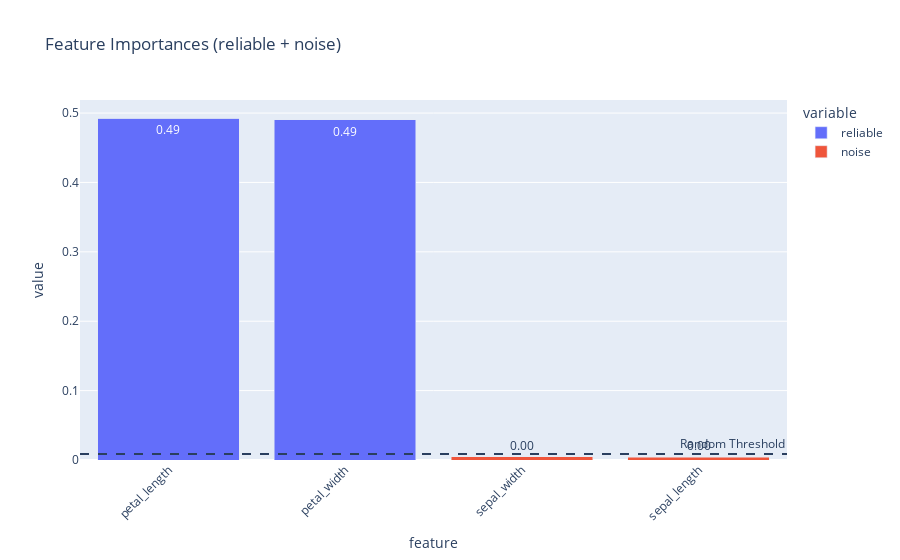

Notebook code for this chart:
### Markdown cell above
### Bar Plot of Feature Importances

The bar plot below shows the aggregated importance of each feature. The dashed line represents the threshold for random (noise) importance. Features above this line are considered informative.

### Code cell
# Create and display a bar plot of feature importances
# Features above the dashed line are considered informative
fig_bar = VisualizerFactory.make_bar(store, show_threshold=True, show_noise=True)
fig_bar.show()

### Figure 1 — Plotly figure (JSON) as saved in the notebook; plotly's stock layout.template omitted (floating-point values rounded to 4 significant figures)
{"data": [{"alignmentgroup": "True", "hovertemplate": "variable=reliable<br>feature=%{x}<br>value=%{y}<extra></extra>", "legendgroup": "reliable", "marker": {"color": "#636efa", "pattern": {"shape": ""}}, "name": "reliable", "offsetgroup": "reliable", "orientation": "v", "showlegend": true, "textposition": "auto", "texttemplate": "%{y:.2f}", "type": "bar", "x": ["petal_length", "petal_width", "sepal_width", "sepal_length"], "xaxis": "x", "y": [0.4929, 0.4904, 0, 0], "yaxis": "y"}, {"alignmentgroup": "True", "hovertemplate": "variable=noise<br>feature=%{x}<br>value=%{y}<extra></extra>", "legendgroup": "noise", "marker": {"color": "#EF553B", "pattern": {"shape": ""}}, "name": "noise", "offsetgroup": "noise", "orientation": "v", "showlegend": true, "textposition": "auto", "texttemplate": "%{y:.2f}", "type": "bar", "x": ["petal_length", "petal_width", "sepal_width", "sepal_length"], "xaxis": "x", "y": [0, 0, 0.004337, 0.003853], "yaxis": "y"}], "layout": {"annotations": [{"showarrow": false, "text": "Random Threshold", "x": 1, "xanchor": "right", "xref": "x domain", "y": 0.008512, "yanchor": "bottom", "yref": "y"}], "barmode": "stack", "legend": {"title": {"text": "variable"}, "tracegroupgap": 0}, "shapes": [{"line": {"dash": "dash"}, "type": "line", "x0": 0, "x1": 1, "xref": "x domain", "y0": 0.008512, "y1": 0.008512, "yref": "y"}], "title": {"text": "Feature Importances (reliable + noise)"}, "xaxis": {"anchor": "y", "domain": [0, 1], "tickangle": -45, "title": {"text": "feature"}}, "yaxis": {"anchor": "x", "domain": [0, 1], "title": {"text": "value"}}}}
